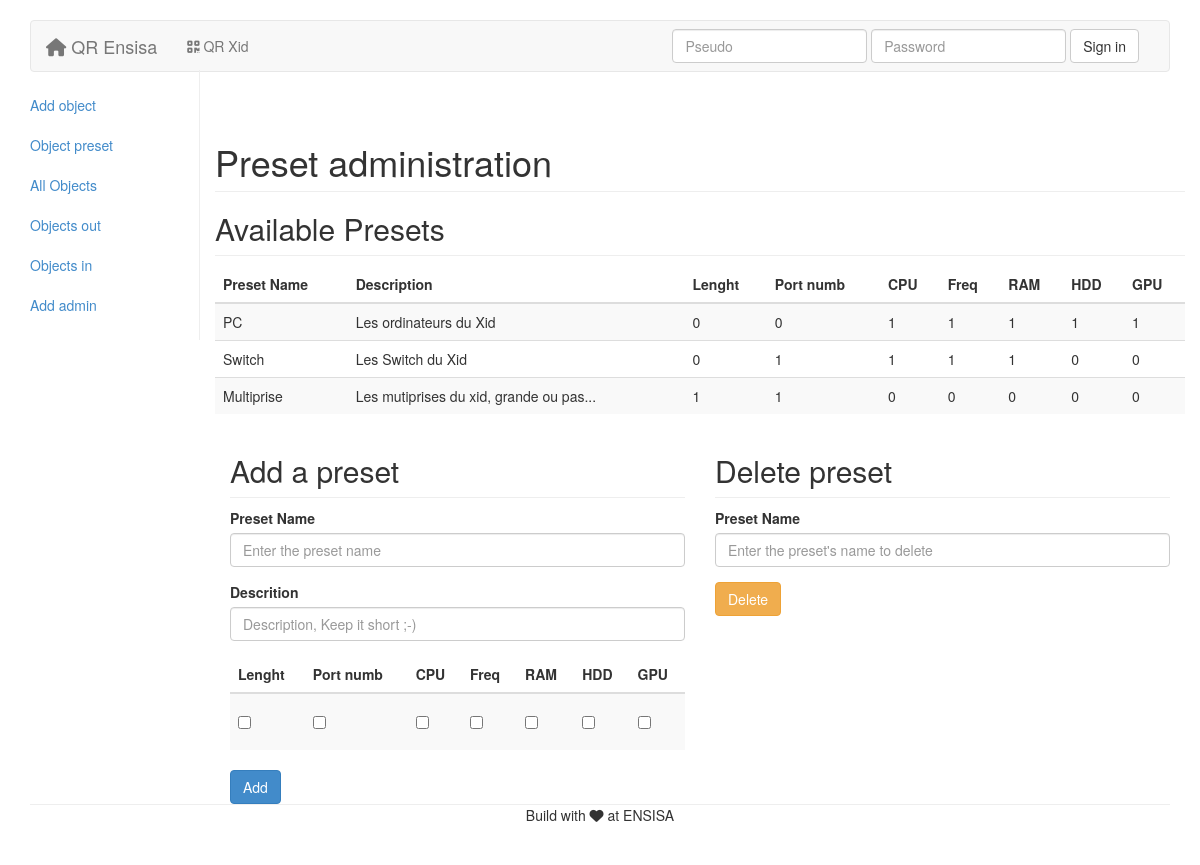
Screenshot of /admin.php?sec=preset with the database file from the repository.
### tables this page shows
CREATE TABLE IF NOT EXISTS `preset` (
  `id` int(11) NOT NULL AUTO_INCREMENT,
  `name` varchar(256) NOT NULL,
  `description` mediumtext NOT NULL,
  `lenght` tinyint(1) NOT NULL,
  `number_port` tinyint(1) NOT NULL,
  `cpu` tinyint(1) NOT NULL,
  `frequence` tinyint(1) NOT NULL,
  `ram` tinyint(1) NOT NULL,
  `hard_drive` tinyint(1) NOT NULL,
  `gpu` tinyint(1) NOT NULL,
  PRIMARY KEY (`id`)
);

### includes/admin/preset.php (the view)
<h1 class="page-header">Preset administration</h1>
<?php include 'includes/mysql.php';
    $preset = $connect->query('SELECT * FROM preset'); ?>
<h2 class="sub-header">Available Presets</h2>
<div class="table-responsive">
    <table class="table table-striped">
        <thead>
            <tr>
                <th>Preset Name</th>
                <th>Description</th>
                <th>Lenght</th>
                <th>Port numb</th>
                <th>CPU</th>
                <th>Freq</th>
                <th>RAM</th>
                <th>HDD</th>
                <th>GPU</th>
            </tr>
        </thead>
        <tbody>
        <?php while ($fetched = $preset->fetch()){?>
            <tr>
                <td><?php echo $fetched['name']; ?></td>
                <td><?php echo $fetched['description']; ?></td>
                <td><?php echo $fetched['lenght']; ?></td>
                <td><?php echo $fetched['number_port']; ?></td>
                <td><?php echo $fetched['cpu']; ?></td>
                <td><?php echo $fetched['frequence']; ?></td>
                <td><?php echo $fetched['ram']; ?></td>
                <td><?php echo $fetched['hard_drive']; ?></td>
                <td><?php echo $fetched['gpu']; ?></td>
            </tr>
        <?php }
        $preset->closeCursor();?>
        </tbody>
    </table>
</div>
<div class="col-md-6">
    <h2 class="sub-header">Add a preset</h2>
    <form role="form" method="post" action="includes/admin/act_add_preset.php">
        <div class="form-group">
            <label for="presetName">Preset Name</label>
            <input type="text" class="form-control" name="name" placeholder="Enter the preset name">
        </div>
        <div class="form-group">
            <label for="description">Descrition</label>
            <input type="text" class="form-control" name="description" placeholder="Description, Keep it short ;-)">
        </div>
         <table class="table table-striped">
            <thead>
                <tr>
                    <th>Lenght</th>
                    <th>Port numb</th>
                    <th>CPU</th>
                    <th>Freq</th>
                    <th>RAM</th>
                    <th>HDD</th>
                    <th>GPU</th>
                </tr>
            </thead>
            <tbody>
                <tr>
                    <td>
                        <div class="checkbox">
                            <label>
                                <input type="checkbox" name="lenght">
                            </label>
                        </div>
                    </td>
                    <td>
                        <div class="checkbox">
                            <label>
                                <input type="checkbox" name="number_port">
                            </label>
                        </div>
                    </td>
                    <td>
                        <div class="checkbox">
                            <label>
                                <input type="checkbox" name="cpu">
                            </label>
                        </div>
                    </td>
                    <td>
                        <div class="checkbox">
                            <label>
                                <input type="checkbox" name="frequence">
                            </label>
                        </div>
                    </td>
                    <td>
                        <div class="checkbox">
                            <label>
                                <input type="checkbox" name="ram">
                            </label>
                        </div>
                    </td>
                    <td>
                        <div class="checkbox">
                            <label>
                                <input type="checkbox" name="hard_drive">
                            </label>
                        </div>
                    </td>
                    <td>
                        <div class="checkbox">
                            <label>
                                <input type="checkbox" name="gpu">
                            </label>
                        </div>
                    </td>
                </tr>
            </tbody>
        </table>
    <button type="submit" class="btn btn-primary">Add</button>
    </form>
</div>
<div class="col-md-6">
<h2 class="sub-header">Delete preset</h2>
    <form role="form" method="post" action="includes/admin/act_del_preset.php">
        <div class="form-group">
            <label for="presetId">Preset Name</label>
            <input type="text" class="form-control" name="name" placeholder="Enter the preset's name to delete">
        </div>
        <button type="submit" class="btn btn-warning">Delete</button>
    </form>
</div>

### css/projet.css (style rules this page uses)
form { max-width: 500px; min-width: 50px; }
body { padding-top: 20px; padding-bottom: 20px; }

### css/admin_panel.css (style rules this page uses)
.sub-header { padding-bottom: 10px; border-bottom: 1px solid #eee; }

### rows the page displays
preset: name "PC", description "Les ordinateurs du Xid", lenght "0", number_port "0", cpu "1", frequence "1", ram "1", hard_drive "1", gpu "1"
preset: name "Switch", description "Les Switch du Xid", lenght "0", number_port "1", cpu "1", frequence "1", ram "1", hard_drive "0", gpu "0"
preset: name "Multiprise", description "Les mutiprises du xid, grande ou pas...", lenght "1", number_port "1", cpu "0", frequence "0", ram "0", hard_drive "0", gpu "0"
